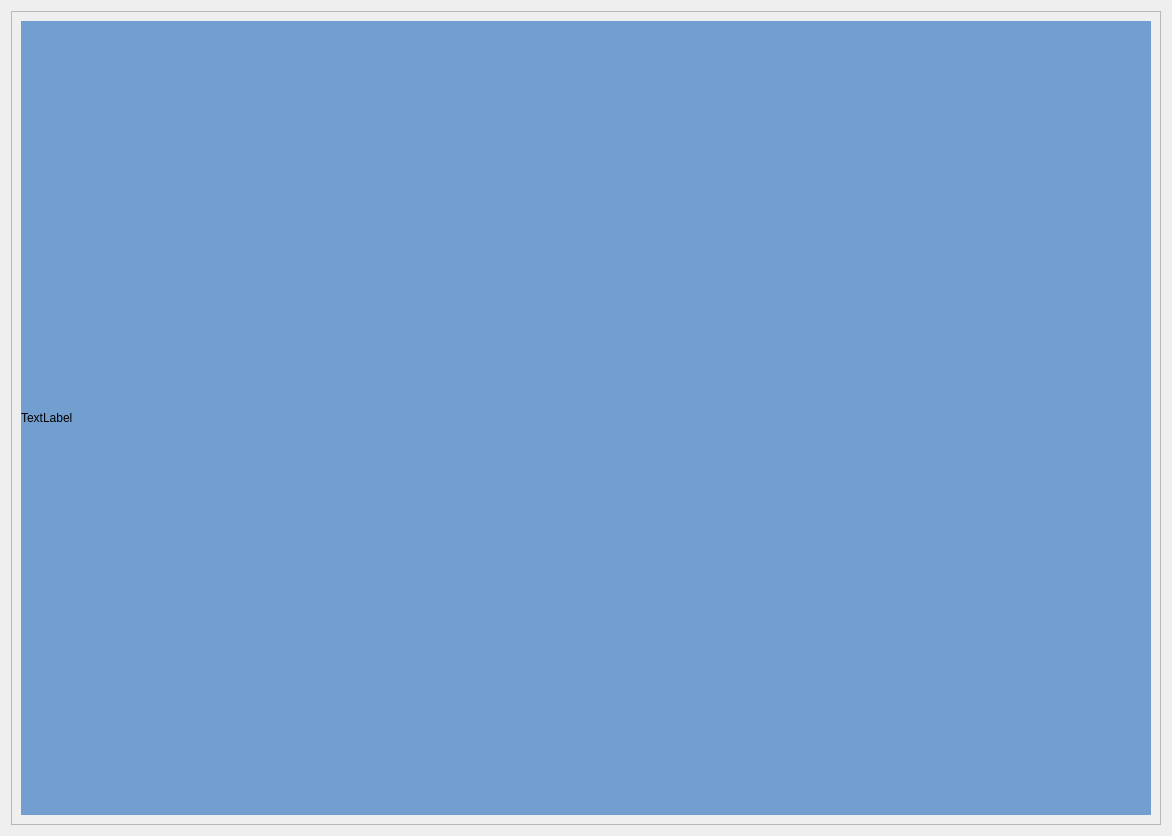
<?xml version="1.0" encoding="UTF-8"?>
<ui version="4.0">
 <class>ImageDialog</class>
 <widget class="QDialog" name="ImageDialog">
  <property name="geometry">
   <rect>
    <x>0</x>
    <y>0</y>
    <width>1172</width>
    <height>836</height>
   </rect>
  </property>
  <property name="windowTitle">
   <string>Dialog</string>
  </property>
  <layout class="QGridLayout" name="gridLayout">
   <item row="0" column="0">
    <widget class="QScrollArea" name="scrollArea">
     <property name="widgetResizable">
      <bool>true</bool>
     </property>
     <widget class="QWidget" name="scrollAreaWidgetContents">
      <property name="geometry">
       <rect>
        <x>0</x>
        <y>0</y>
        <width>1152</width>
        <height>816</height>
       </rect>
      </property>
      <layout class="QGridLayout" name="gridLayout_2">
       <item row="0" column="0">
        <widget class="QLabel" name="label">
         <property name="styleSheet">
          <string notr="true">background-color: rgb(114, 159, 207);</string>
         </property>
         <property name="text">
          <string>TextLabel</string>
         </property>
        </widget>
       </item>
      </layout>
     </widget>
    </widget>
   </item>
  </layout>
 </widget>
 <resources/>
 <connections/>
</ui>
